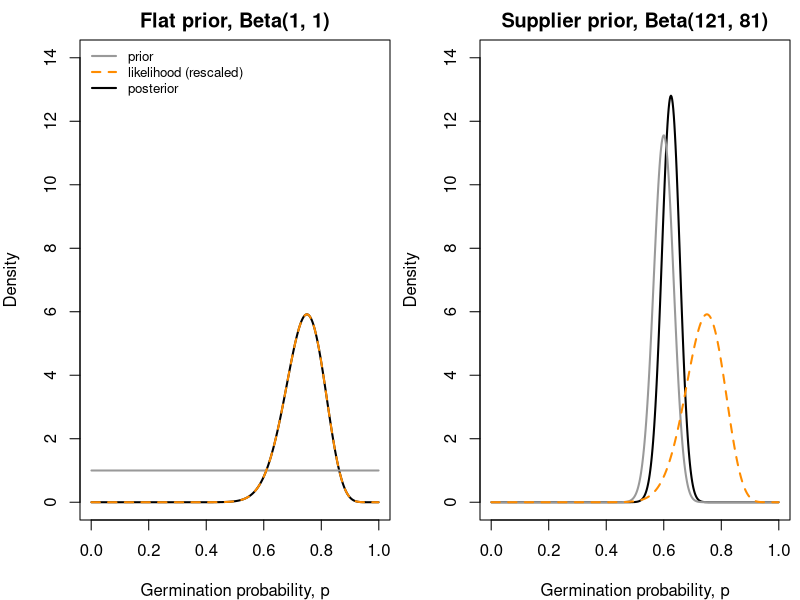
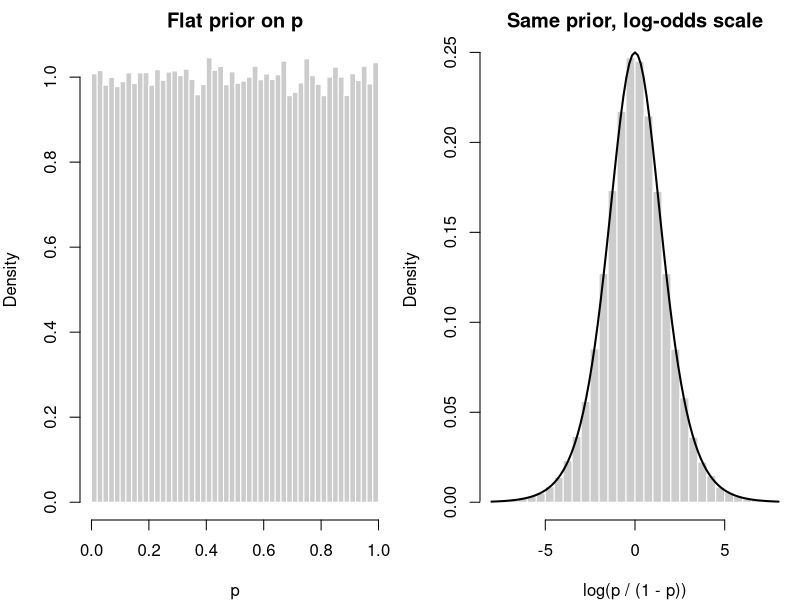
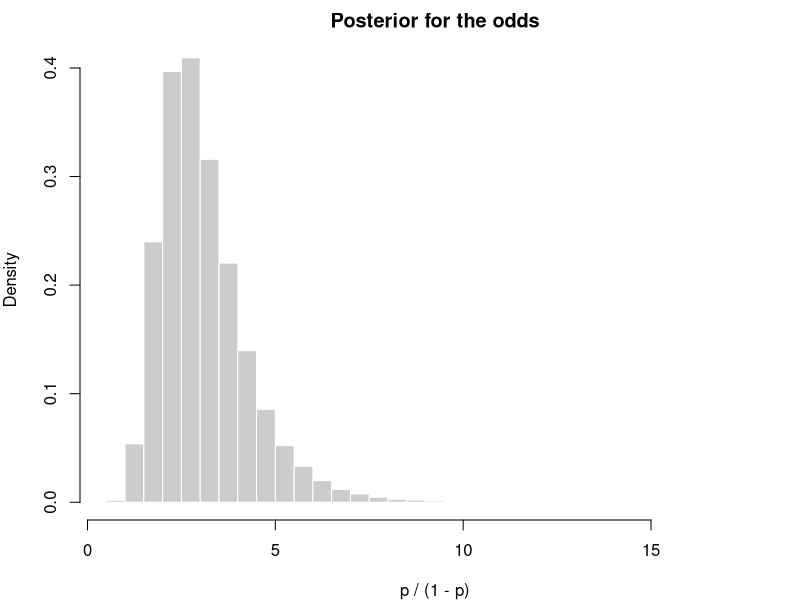

Write R code to recreate these figures, in order.

#  NRES 746, Week 8, Lecture 1: Priors and posteriors -------------------------
#  A worked Beta-binomial example, summaries, and common sticking points.
#  Run section by section in RStudio (use the outline to jump around).
#  Section numbers match the lecture notes. No extra packages needed.

# 1. Big picture and recap ----------------------------------------------------
#  THEORY -> MODEL(S) -> DATA (fit) -> COMPARE -> repeat
#  Posterior ~ likelihood x prior
#  Beta(alpha, beta) prior + k of n -> Beta(alpha + k, beta + n - k)
#  Today: how much does the prior matter, and what do we report?

# 2. Worked example: germination with two priors ------------------------------
#  30 of 40 seeds germinate; supplier records: 120 of 200
#  Flat: Beta(1, 1) -> Beta(31, 11); supplier: Beta(121, 81) -> Beta(151, 91)

k <- 30
n <- 40
prior_flat <- c(1, 1)
prior_info <- c(121, 81)
post_flat <- prior_flat + c(k, n - k)   # Beta(31, 11)
post_info <- prior_info + c(k, n - k)   # Beta(151, 91)

# mean = alpha / (alpha + beta); mode = (alpha - 1) / (alpha + beta - 2)
beta_mean <- function(ab) ab[1] / sum(ab)
beta_mode <- function(ab) (ab[1] - 1) / (sum(ab) - 2)

round(c(flat_mean = beta_mean(post_flat), flat_mode = beta_mode(post_flat),
        info_mean = beta_mean(post_info)), 3)

p_seq <- seq(0.001, 0.999, length.out = 500)
lik_scaled <- dbeta(p_seq, k + 1, n - k + 1)   # likelihood rescaled to area 1

# draws prior, rescaled likelihood, and posterior on one panel
plot_panel <- function(prior_ab, post_ab, title) {
  plot(p_seq, dbeta(p_seq, post_ab[1], post_ab[2]), type = "l", lwd = 2,
       ylim = c(0, 14), xlab = "Germination probability, p", ylab = "Density",
       main = title)
  lines(p_seq, dbeta(p_seq, prior_ab[1], prior_ab[2]), lwd = 2, col = "grey60")
  lines(p_seq, lik_scaled, lwd = 2, lty = 2, col = "darkorange")
}

par(mfrow = c(1, 2), mar = c(4, 4, 2, 0.5))
plot_panel(prior_flat, post_flat, "Flat prior, Beta(1, 1)")
legend("topleft", c("prior", "likelihood (rescaled)", "posterior"),
       lwd = 2, lty = c(1, 2, 1), col = c("grey60", "darkorange", "black"),
       bty = "n", cex = 0.8)
plot_panel(prior_info, post_info, "Supplier prior, Beta(121, 81)")
par(mfrow = c(1, 1))

beta_mean(prior_info + c(300, 100))   # more data: 300 of 400, same prior

post_two_steps <- (prior_info + c(k, n - k)) + c(k, n - k)   # 40 seeds, then 40 more
post_one_step <- prior_info + c(2 * k, 2 * (n - k))         # 80 seeds at once
rbind(post_two_steps, post_one_step)

# 3. Summarizing a posterior --------------------------------------------------
#  Point estimates: mean (usual), median, mode (= MLE with a flat prior)
#  Credible interval: central quantiles, or HPD (shortest 95% interval)
#  "95% probability p is in here" is allowed

summ <- rbind(
  flat = c(mean = beta_mean(post_flat),
           median = qbeta(0.5, post_flat[1], post_flat[2]),
           mode = beta_mode(post_flat),
           lower95 = qbeta(0.025, post_flat[1], post_flat[2]),
           upper95 = qbeta(0.975, post_flat[1], post_flat[2])),
  supplier = c(mean = beta_mean(post_info),
               median = qbeta(0.5, post_info[1], post_info[2]),
               mode = beta_mode(post_info),
               lower95 = qbeta(0.025, post_info[1], post_info[2]),
               upper95 = qbeta(0.975, post_info[1], post_info[2]))
)
round(summ, 3)

# shortest interval holding a share 'mass' of the posterior draws
hpd <- function(draws, mass = 0.95) {
  draws <- sort(draws)
  n_in <- floor(mass * length(draws))
  widths <- draws[(n_in + 1):length(draws)] - draws[1:(length(draws) - n_in)]
  i <- which.min(widths)
  c(lower = draws[i], upper = draws[i + n_in])
}

set.seed(746)
draws_flat <- rbeta(1e5, post_flat[1], post_flat[2])
round(rbind(central = summ["flat", c("lower95", "upper95")],
            hpd = hpd(draws_flat)), 3)

# 4. Where new Bayesians get stuck --------------------------------------------
#  (a) likelihood is not the posterior (needs prior, rescaling)
#  (b) flat isn't flat on every scale (log-odds from Wednesday)
#  (c) priors: report them; prior sensitivity analysis
#  (d) Bayes is not the same as MCMC (germination needed none)
#  (e) credible interval is not a confidence interval
#  (f) posterior is conditional on the model; still check and compare

# (a) area under the nest likelihood is not 1
integrate(function(p) p^3 * (1 - p), 0, 1)

# (b) uniform on p -> peaked prior on the log-odds, log(p / (1 - p))
set.seed(746)
p_draws <- runif(1e5)
par(mfrow = c(1, 2), mar = c(4, 4, 2, 0.5))
hist(p_draws, breaks = 40, freq = FALSE, col = "grey80", border = "white",
     main = "Flat prior on p", xlab = "p")
hist(qlogis(p_draws), breaks = 60, freq = FALSE, col = "grey80",
     border = "white", main = "Same prior, log-odds scale",
     xlab = "log(p / (1 - p))", xlim = c(-8, 8))
curve(dlogis(x), add = TRUE, lwd = 2)
par(mfrow = c(1, 1))

# (e) Week 7 pikas: LR interval vs. flat-prior credible interval
haypiles <- c(2, 5, 3, 0, 4, 4)
nll_pois <- function(lambda) -sum(dpois(haypiles, lambda, log = TRUE))
f_cut <- function(l) nll_pois(l) - nll_pois(mean(haypiles)) - qchisq(0.95, 1) / 2
lr_int <- c(uniroot(f_cut, c(0.5, 3))$root, uniroot(f_cut, c(3, 8))$root)
cred_int <- qgamma(c(0.025, 0.975), shape = sum(haypiles) + 1,
                   rate = length(haypiles))   # posterior Gamma(19, 6)
round(rbind(likelihood_ratio = lr_int, bayes_flat_prior = cred_int), 2)

# 5. Why Bayesian methods are so widely used ----------------------------------
#  Direct probability statements; posterior -> next prior
#  Derived quantities: compute for each posterior draw (LD50 = -a/b in Lab 6)
#  Hierarchical models (later); hidden quantities (occupancy, infection status)
#  Small samples: no Hessian approximation (chytrid Wald interval goes negative)
#  Costs: priors, computation, convergence checks

# derived quantity: posterior for the odds of germination, p / (1 - p)
odds_draws <- draws_flat / (1 - draws_flat)
round(quantile(odds_draws, c(0.025, 0.5, 0.975)), 2)
hist(odds_draws, breaks = 60, freq = FALSE, col = "grey80", border = "white",
     main = "Posterior for the odds", xlab = "p / (1 - p)")

# probability statements come straight from the draws
mean(draws_flat > 0.6)   # P(germination rate > 0.6 | data, flat prior)

# 6. Optimization preview (only if time) --------------------------------------
#  MLEs so far: calculus, grids, optim() as a black box
#  Grids don't scale: 100 values per parameter, 100^10 = 1e20 evaluations for 10
#  Optimizers: start somewhere, use slope (and curvature) to step, stop
#  Wednesday: why optim() can stop in the wrong place; starting values

# 7. Return to the big picture ------------------------------------------------
#  Same model, same likelihood; multiply by a prior, read off the posterior
#  Conjugate = add counts; many parameters = MCMC (Week 9)

# Discussion ------------------------------------------------------------------
#  1. Supplier prior: posterior mean 0.62; flat prior: 0.74. Manager says
#     "keep the supplier's numbers out of my estimate." Reasonable? What
#     would you report to them?
#  2. Flat on p vs. flat on log-odds: different answers? When would it matter?
#  3. Bayesian interval for the LD50? Which approach for ten parameters?
#  4. Week 7 pikas [1.8, 4.6]: "95% chance the density is in here"? Can you say yes?
